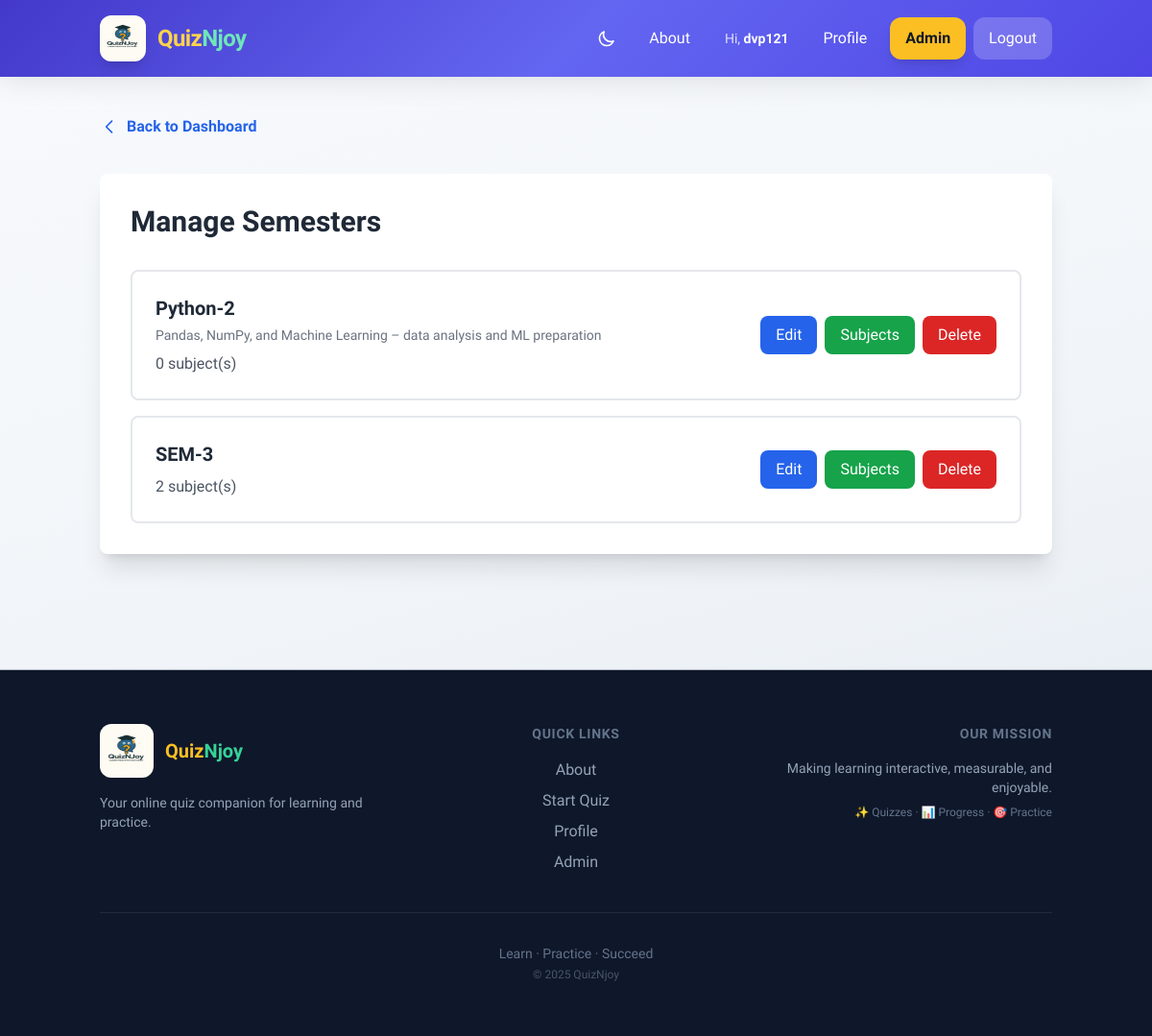
Before: /semesters/admin/manage-semesters/ (signed in) with the older database file.
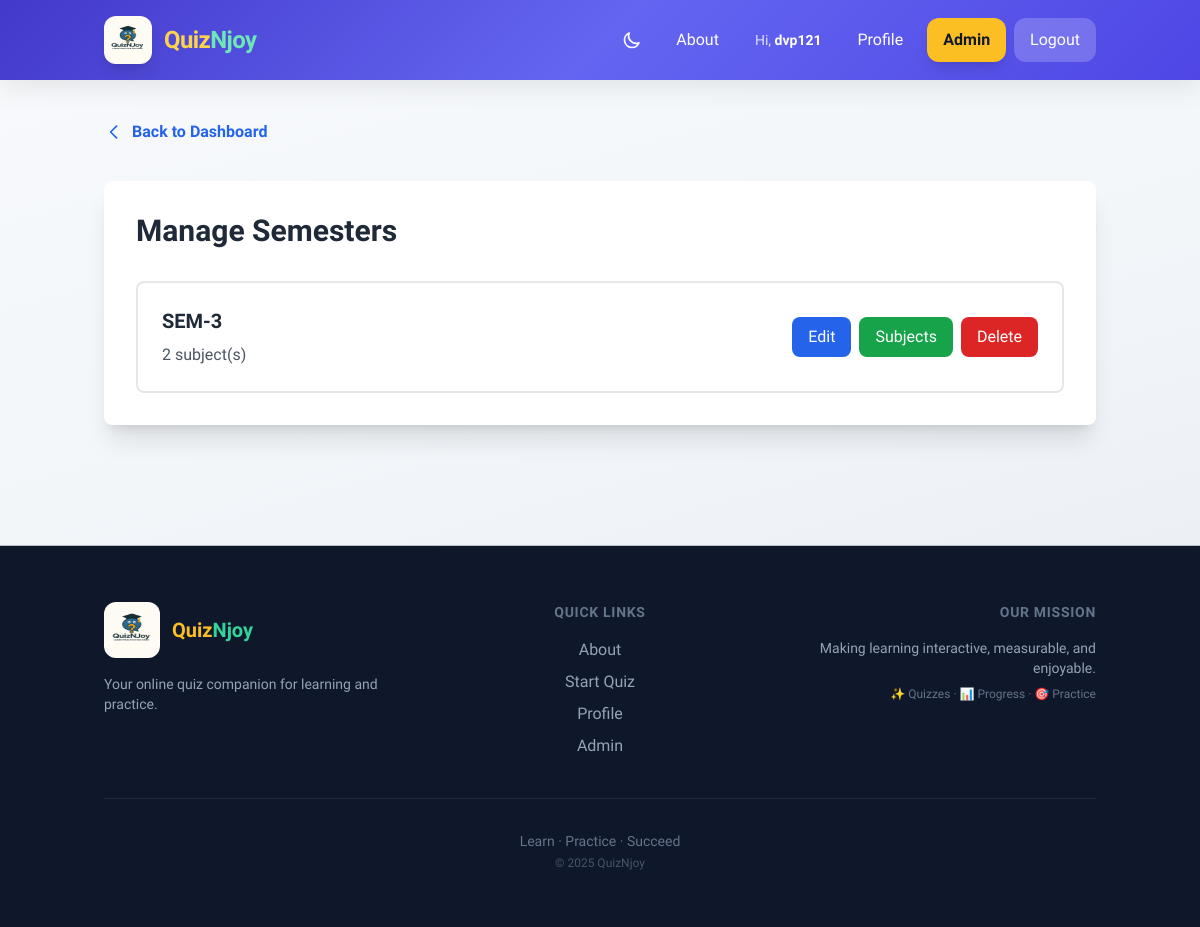
After: the same page with the newer database file.
### semesters/models.py (models this page shows, shortened)
class Semester(models.Model):
    name = models.CharField(max_length=100, unique=True)
    description = models.TextField(blank=True)
    created_at = models.DateTimeField(auto_now_add=True)
    class Meta:
        ordering = ['name']

### semesters/views.py (the view)
# urls.py: path('admin/manage-semesters/', views.manage_semesters, name='manage_semesters'),
@staff_member_required
def manage_semesters(request):
    semesters = Semester.objects.all()
    return render(request, 'semesters/manage_semesters.html', {'semesters': semesters})

### templates/semesters/manage_semesters.html (shortened to what this page needs)
{% extends 'base.html' %}
{% block content %}
<div class="max-w-6xl mx-auto">
    <div class="mb-8">
        <a href="{% url 'semesters:admin_dashboard' %}" class="inline-flex items-center text-blue-600 hover:text-blue-800 font-semibold">
            <svg class="w-5 h-5 mr-2" fill="none" stroke="currentColor" viewBox="0 0 24 24">
                <path stroke-linecap="round" stroke-linejoin="round" stroke-width="2" d="M15 19l-7-7 7-7"/>
            </svg>
            Back to Dashboard
        </a>
    </div>
    <div class="bg-white rounded-lg shadow-xl p-8">
        <h1 class="text-3xl font-bold text-gray-800 mb-8">Manage Semesters</h1>
        {% if semesters %}
            <div class="space-y-4">
                {% for semester in semesters %}
                    <div class="border-2 border-gray-200 rounded-lg p-6 hover:border-blue-600 transition duration-300">
                        <div class="flex items-center justify-between">
                            <div class="flex-1">
                                <h3 class="text-xl font-bold text-gray-800">{{ semester.name }}</h3>
                                {% if semester.description %}
                                    <p class="text-sm text-gray-500 mt-1">{{ semester.description }}</p>
                                {% endif %}
                                <p class="text-gray-600 mt-2">{{ semester.subjects.count }} subject(s)</p>
                            </div>
                            <div class="flex gap-2">
                                <a href="{% url 'semesters:edit_semester' semester.id %}" class="bg-blue-600 hover:bg-blue-700 text-white px-4 py-2 rounded-lg transition duration-300">
                                    Edit
                                </a>
                                <a href="{% url 'semesters:manage_subjects' semester.id %}" class="bg-green-600 hover:bg-green-700 text-white px-4 py-2 rounded-lg transition duration-300">
                                    Subjects
                                </a>
                                <a href="{% url 'semesters:delete_semester' semester.id %}" class="bg-red-600 hover:bg-red-700 text-white px-4 py-2 rounded-lg transition duration-300">
                                    Delete
                                </a>
                            </div>
                        </div>
                    </div>
                {% endfor %}
            </div>
        {% else %}
            <p class="text-gray-600 text-center py-8">No semesters created yet.</p>
        {% endif %}
    </div>
</div>
{% endblock %}

Changed rows visible on the page:
removed Semester: name "Python-2", description "Pandas, NumPy, and Machine Learning – data analysis and ML preparation", subjects.count "0"
